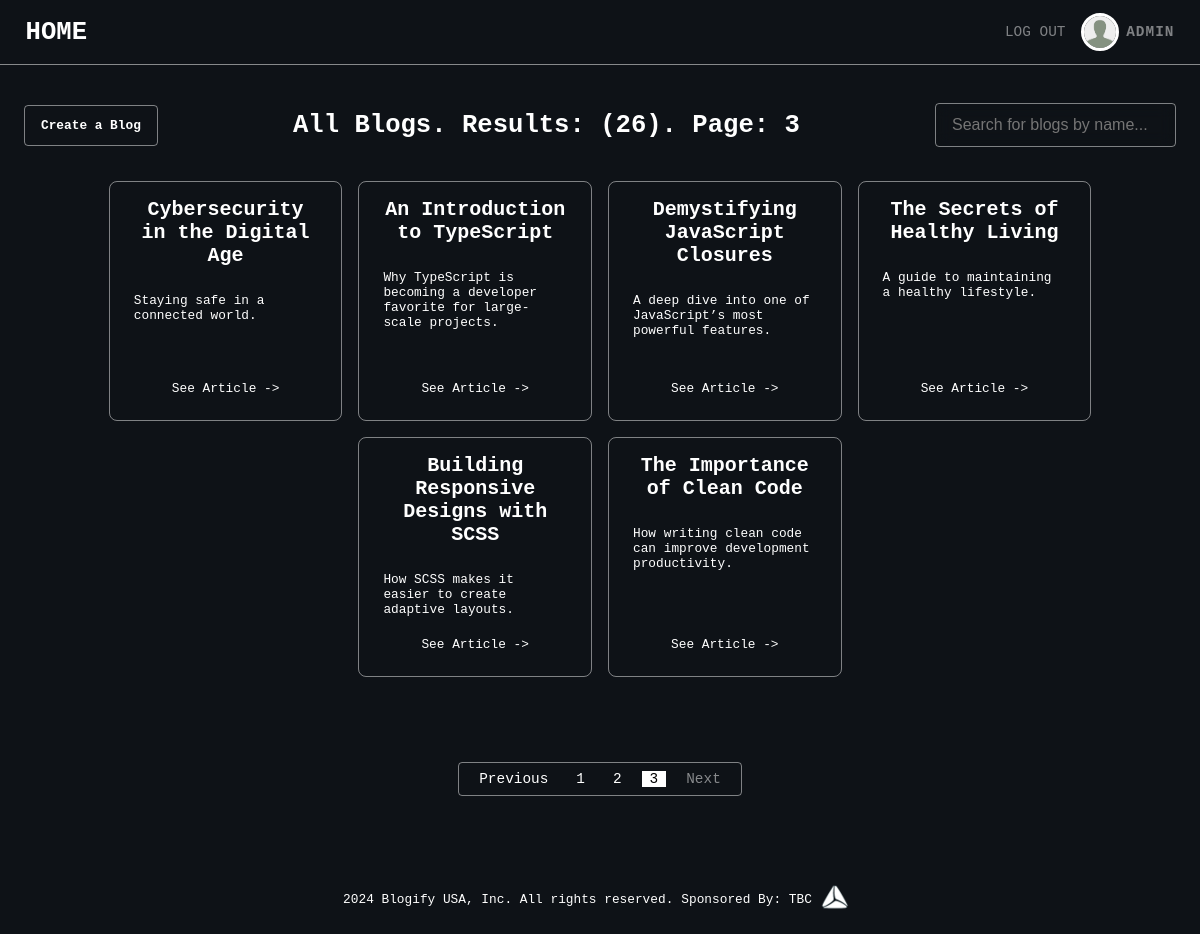
Before: /?page=3 (signed in) with the older database file.
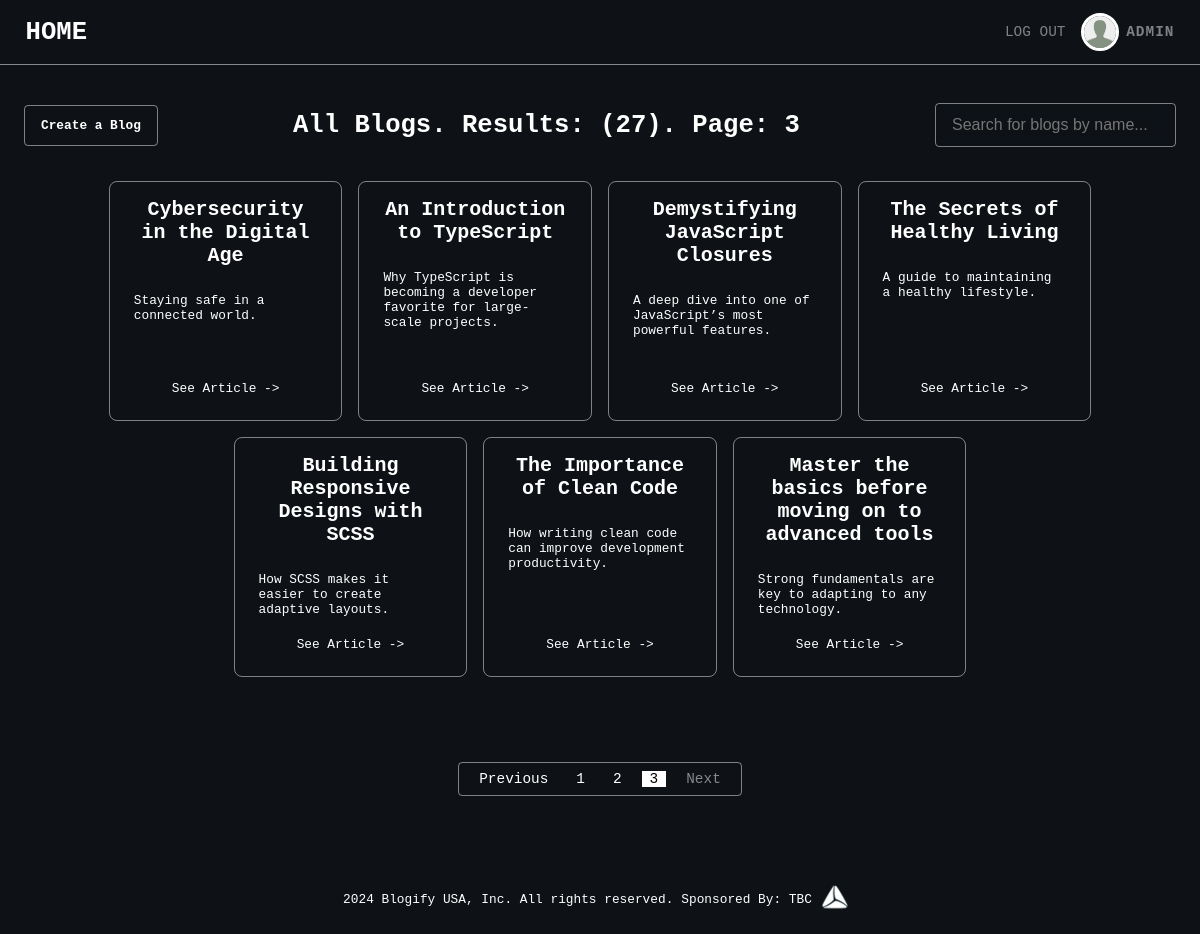
After: the same page with the newer database file.
### models.py (models this page shows, shortened)
class Blog(db.Model):
    id = db.Column(db.Integer, primary_key=True)
    name = db.Column(db.String, nullable=False)
    description = db.Column(db.String, nullable=False)
    article = db.Column(db.String, nullable=False)
    user = db.Column(db.Integer, nullable=False)
    likes = db.Column(db.Integer, nullable=False)
    dislikes = db.Column(db.Integer, nullable=False)

### routes.py (the view)
@app.route("/")
def renderOverview():
    page = request.args.get("page", 1, type=int)
    blogs_len = len(Blog.query.all())
    blogs = Blog.query.order_by(Blog.likes.desc()).paginate(
        page=page, per_page=10, error_out=False
    )
    return render_template(
        "overview.html",
        blogs=blogs.items,
        title="Home",
        page_name=f"All Blogs. Results: ({blogs_len}). Page: {page}",
        pagination=blogs,
    )

### models.py (called while the page is built)
@login_manager.user_loader
def load_user(user_id):
    return User.query.get(user_id)

### templates/overview.html
{% extends "base.html" %} {% block content %}
<main class="main">
	<div class="blog__header">
		{% if current_user.is_authenticated %}
		<div class="create-blog__btn">
			<a href="/blogs/create" class="create-blog__link">Create a Blog</a>
		</div>
		{% endif %}
		<h2 class="heading-secondary blog__page-name">{{page_name}}</h2>
		<form action="/blogs/search" class="blog__search">
			<input class="blog__search-input" id="s" name="s" type="text" placeholder="Search for blogs by name..." />
		</form>
	</div>
	<div class="blogs">
		{% for blog in blogs %}
		<div class="blog-card" id="{{blog.id}}">
			<h3 class="heading-tertiary blog-card__title">{{blog.name}}</h3>
			<p class="blog-card__description">{{blog.description}}</p>
			<p class="blog-card__page-link">
				<a href="/blogs/{{blog.id}}" class="blog-card__link">See Article -></a>
			</p>
		</div>
		{% endfor %}
	</div>
	<nav class="pagination__nav">
		<ul class="pagination">
			{% if pagination.has_prev %}
			<li class="pagination__page">
				<a class="pagination__link" href="/?page={{ pagination.prev_num }}">Previous</a>
			</li>
			{% else %}
			<li class="pagination__page pagination--disabled"><span class="pagination__link">Previous</span></li>
			{% endif %} {% for page_num in pagination.iter_pages() %} {% if page_num %} {% if page_num !=
			pagination.page %}
			<li class="pagination__page">
				<a class="pagination__link" href="/?page={{ page_num }}">{{ page_num }}</a>
			</li>
			{% else %}
			<li class="pagination__page pagination--active" aria-current="page">
				<span class="pagination__link">{{ page_num }}</span>
			</li>
			{% endif %} {% else %}
			<li class="pagination__page pagination--disabled"><span class="pagination__link">...</span></li>
			{% endif %} {% endfor %} {% if pagination.has_next %}
			<li class="pagination__page">
				<a class="pagination__link" href="/?page={{ pagination.next_num }}">Next</a>
			</li>
			{% else %}
			<li class="pagiantion__page pagination--disabled"><span class="pagination__link">Next</span></li>
			{% endif %}
		</ul>
	</nav>
</main>
{% endblock %}

Changed rows visible on the page:
added Blog: name "Master the basics before moving on to advanced tools", description "Strong fundamentals are key to adapting to any technology."
Other visible differences:
{{ page_name }}: "All Blogs. Results: (26). Page: 3" → "All Blogs. Results: (27). Page: 3"
